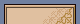

This is a level from a 2D game, rendered from its Tiled map with the project's own tilesets. A one-line summary and the complete map file follow:
An orthogonal 10x3 tile map with 8x8 px tiles, 1 tile layer (Tile Layer 1).

<map version="1.10" tiledversion="1.11.2" orientation="orthogonal" renderorder="right-down" width="10" height="3" tilewidth="8" tileheight="8" infinite="0" nextlayerid="2" nextobjectid="1">
 <tileset firstgid="1" source="../../Image/Png/MenuTiles.tsx" />
 <layer id="1" name="Tile Layer 1" width="10" height="3">
  <data encoding="csv">
2,3,3,3,3,3,3,3,3,6,
12,14,14,14,14,14,81,71,85,16,
12,14,14,14,14,81,71,85,87,16
</data>
 </layer>
</map>
